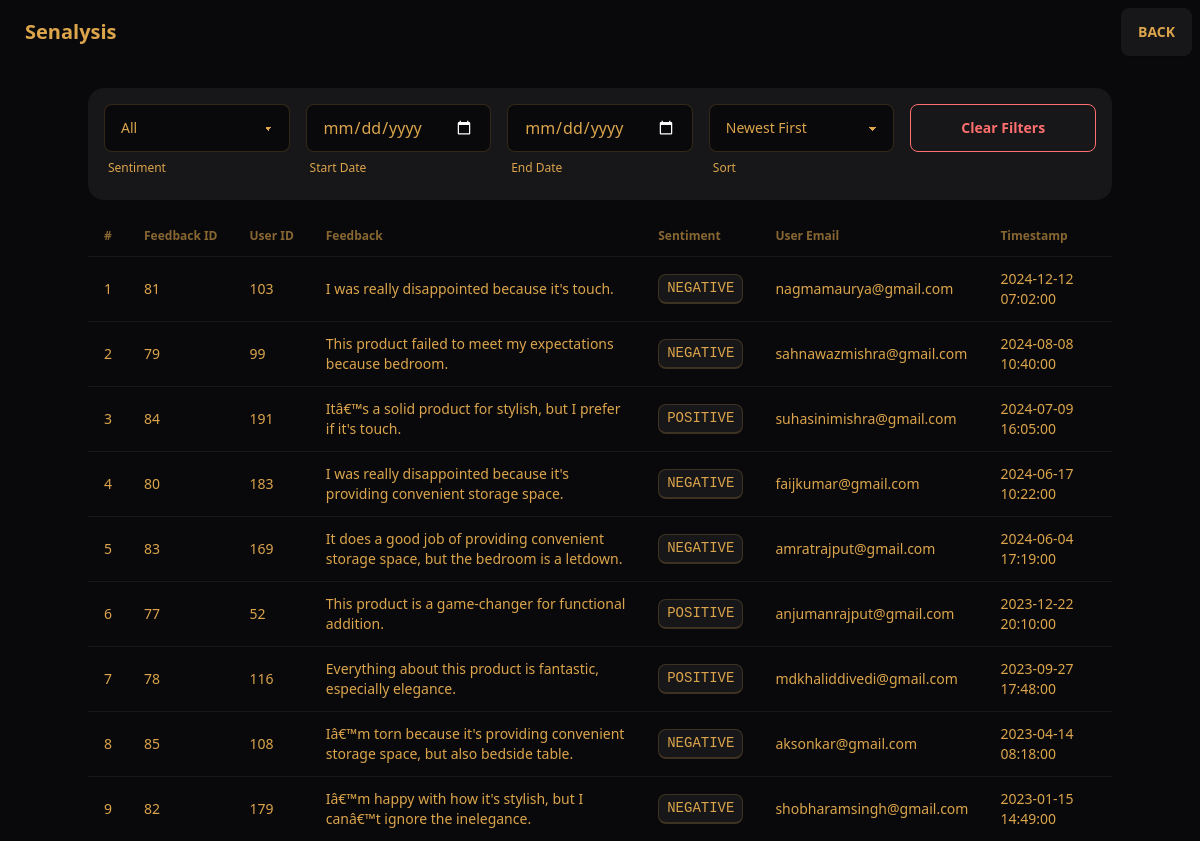
The app's page /feedbacks/13 with its own data.
### tables this page shows
CREATE TABLE "feedback" (
    fid INTEGER PRIMARY KEY AUTOINCREMENT,
    uid INTEGER,
    pid INTEGER,
    feedback TEXT,
    timestamp TEXT DEFAULT CURRENT_TIMESTAMP,
    sentiment TEXT,
    FOREIGN KEY (uid) REFERENCES users (uid),
    FOREIGN KEY (pid) REFERENCES products (pid)
);

CREATE TABLE users (
    uid INTEGER PRIMARY KEY AUTOINCREMENT,
    fname TEXT,
    lname TEXT,
    email TEXT,
    pwd TEXT,
    gender TEXT,
    height REAL,
    weight REAL,
    dob TEXT,
    state TEXT,
    city TEXT
);

### app.py (the view)
@app.route('/feedbacks/<pid>')
def feedbacks(pid):
    conn = get_db_connection()
    cursor = conn.cursor()
    cursor.execute("""
        SELECT f.fid, f.uid, f.feedback, f.sentiment, f.timestamp, u.email
        FROM feedback f
        JOIN users u ON f.uid = u.uid
        WHERE f.pid = ?
        ORDER BY f.timestamp DESC
    """, (pid,))
    feedbacks = cursor.fetchall()
    conn.close()
    return render_template('feedbacks.html', pid=pid, feedbacks=feedbacks)

### app.py (called while the page is built)
def get_db_connection():
    conn = sqlite3.connect(DATABASE)
    conn.row_factory = sqlite3.Row
    return conn

### templates/feedbacks.html (shortened to what this page needs)
{% extends "base.html" %}
{% block content %}
<div class="container mx-auto">
  <h2 class="text-2xl font-semibold text-center mb-6 bg-neutral text-white p-4 rounded-lg">
  </h2>
<div class="filters bg-base-200 p-4 rounded-box mb-4">
    <div class="grid grid-cols-5 gap-4">
      <div>
        <select id="sentiment-filter" class="select select-bordered w-full">
          <option value="all" selected>All</option>
        </select>
        <div class="label">
            <span class="label-text-alt">Sentiment</span>
          </div>
      </div>
      <div class="form-control w-full">
        <input id="start-date" type="date" class="input input-bordered w-full">
        <div class="label">
          <span class="label-text-alt">Start Date</span>
        </div>
      </div>
      <div class="form-control w-full">
        <input id="end-date" type="date" class="input input-bordered w-full">
        <div class="label">
          <span class="label-text-alt">End Date</span>
        </div>
      </div>
      <div>
        <select id="sort-order" class="select select-bordered w-full">
          <option value="desc" selected>Newest First</option>
        </select>
        <div class="label">
            <span class="label-text-alt">Sort</span>
          </div>
      </div>
      <div>
        <button id="clear-filters" class="btn btn-outline btn-error w-full">
          Clear Filters
        </button>
      </div>
    </div>
  </div>
  <table class="table w-full">
    <thead>
      <tr>
        <th>#</th>
        <th>Feedback ID</th>
        <th>User ID</th>
        <th>Feedback</th>
        <th>Sentiment</th>
        <th>User Email</th>
        <th>Timestamp</th>
      </tr>
    </thead>
    <tbody id="feedbacks-table">
      {% for feedback in feedbacks %}
      <tr>
        <td>{{ loop.index }}</td>
        <td>{{ feedback.fid }}</td>
        <td>{{ feedback.uid }}</td>
        <td>{{ feedback.feedback }}</td>
        <td>
          <kbd class="kbd">{{ feedback.sentiment }}</kbd>
        </td>
        <td>{{ feedback.email }}</td>
        <td>{{ feedback.timestamp }}</td>
      </tr>
      {% else %}
      <tr>
        <td colspan="7" class="text-center text-gray-600">
          No feedback submitted yet.
        </td>
      </tr>
      {% endfor %}
    </tbody>
  </table>
</div>
{% endblock %}

### templates/base.html (style rules this page uses)
:root { color-scheme: dark; --pc: 20% 0 0; --sc: 85.5163% 0.012821 261.069149; --ac: 87.3349% 0.010348 338.82597; --inc: 15.8122% 0.024356 237.133883; --suc: 15.6239% 0.038579 132.154381; --wac: 17.2255% 0.027305 102.89115; --erc: 14.3506% 0.035271 22.568916; --rounded-box: 1rem; --rounded-btn: 0.5rem; --rounded-badge: 1.9rem; --animation-btn: 0.25s; --animation-input: .2s; --btn-focus-scale: 0.95; --border-btn: 1px; --tab-border: 1px; --tab-radius: 0.5rem; --p: 100% 0 0; --s: 27.5815% 0.064106 261.069149; --a: 36.6744% 0.051741 338.82597; --n: 24.27% 0.057015 59.825019; --nc: 93.2033% 0.089631 90.861683; --b1: 14.0765% 0.004386 285.822869; --b2: 20.2191% 0.004211 308.22937; --b3: 29.8961% 0.003818 308.318612; --bc: 75.6879% 0.123666 76.890484; --in: 79.0612% 0.121778 237.133883; --su: 78.1197% 0.192894 132.154381; --wa: 86.1274% 0.136524 102.89115; --er: 71.7531% 0.176357 22.568916 }

### records on screen
feedback: fid "81", uid "103", feedback "I was really disappointed because it's touch.", sentiment "NEGATIVE", email "nagmamaurya@gmail.com", timestamp "2024-12-12 07:02:00"
feedback: fid "79", uid "99", feedback "This product failed to meet my expectations because bedroom.", sentiment "NEGATIVE", email "sahnawazmishra@gmail.com", timestamp "2024-08-08 10:40:00"
feedback: fid "84", uid "191", feedback "Itâ€™s a solid product for stylish, but I prefer if it's touch.", sentiment "POSITIVE", email "suhasinimishra@gmail.com", timestamp "2024-07-09 16:05:00"
feedback: fid "80", uid "183", feedback "I was really disappointed because it's providing convenient storage space.", sentiment "NEGATIVE", email "faijkumar@gmail.com", timestamp "2024-06-17 10:22:00"
feedback: fid "83", uid "169", feedback "It does a good job of providing convenient storage space, but the bedroom is a letdown.", sentiment "NEGATIVE", email "amratrajput@gmail.com", timestamp "2024-06-04 17:19:00"
feedback: fid "77", uid "52", feedback "This product is a game-changer for functional addition.", sentiment "POSITIVE", email "anjumanrajput@gmail.com", timestamp "2023-12-22 20:10:00"
feedback: fid "78", uid "116", feedback "Everything about this product is fantastic, especially elegance.", sentiment "POSITIVE", email "mdkhaliddivedi@gmail.com", timestamp "2023-09-27 17:48:00"
feedback: fid "85", uid "108", feedback "Iâ€™m torn because it's providing convenient storage space, but also bedside table.", sentiment "NEGATIVE", email "aksonkar@gmail.com", timestamp "2023-04-14 08:18:00"
feedback: fid "82", uid "179", feedback "Iâ€™m happy with how it's stylish, but I canâ€™t ignore the inelegance.", sentiment "NEGATIVE", email "shobharamsingh@gmail.com", timestamp "2023-01-15 14:49:00"
